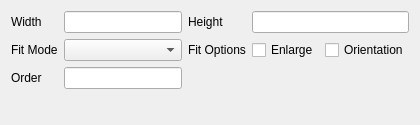
<?xml version="1.0" encoding="UTF-8"?>
<ui version="4.0">
 <class>TemplateModelPropertiesWidget</class>
 <widget class="QWidget" name="TemplateModelPropertiesWidget">
  <property name="geometry">
   <rect>
    <x>0</x>
    <y>0</y>
    <width>420</width>
    <height>125</height>
   </rect>
  </property>
  <property name="windowTitle">
   <string>Form</string>
  </property>
  <layout class="QGridLayout" name="gridLayout_2">
   <item row="0" column="0">
    <layout class="QGridLayout" name="gridLayout">
     <item row="0" column="0">
      <widget class="QLabel" name="label">
       <property name="text">
        <string>Width</string>
       </property>
      </widget>
     </item>
     <item row="0" column="1">
      <widget class="QLineEdit" name="widthLineEdit">
       <property name="minimumSize">
        <size>
         <width>0</width>
         <height>0</height>
        </size>
       </property>
      </widget>
     </item>
     <item row="0" column="2">
      <widget class="QLabel" name="label_2">
       <property name="text">
        <string>Height</string>
       </property>
      </widget>
     </item>
     <item row="0" column="3">
      <widget class="QLineEdit" name="heightLineEdit">
       <property name="minimumSize">
        <size>
         <width>0</width>
         <height>0</height>
        </size>
       </property>
      </widget>
     </item>
     <item row="1" column="0">
      <widget class="QLabel" name="label_8">
       <property name="text">
        <string>Fit Mode</string>
       </property>
      </widget>
     </item>
     <item row="1" column="1">
      <widget class="QComboBox" name="fitModeComboBox">
       <property name="minimumSize">
        <size>
         <width>100</width>
         <height>0</height>
        </size>
       </property>
      </widget>
     </item>
     <item row="1" column="2">
      <widget class="QLabel" name="label_4">
       <property name="text">
        <string>Fit Options</string>
       </property>
      </widget>
     </item>
     <item row="1" column="3">
      <layout class="QHBoxLayout" name="horizontalLayout_2">
       <item>
        <widget class="QCheckBox" name="enlargeCheckBox">
         <property name="text">
          <string>Enlarge</string>
         </property>
        </widget>
       </item>
       <item>
        <widget class="QCheckBox" name="respectOrientationCheckBox">
         <property name="text">
          <string>Orientation</string>
         </property>
        </widget>
       </item>
      </layout>
     </item>
     <item row="2" column="0">
      <widget class="QLabel" name="label_9">
       <property name="text">
        <string>Order</string>
       </property>
      </widget>
     </item>
     <item row="2" column="1">
      <widget class="QLineEdit" name="idLineEdit">
       <property name="minimumSize">
        <size>
         <width>0</width>
         <height>0</height>
        </size>
       </property>
       <property name="readOnly">
        <bool>true</bool>
       </property>
      </widget>
     </item>
    </layout>
   </item>
   <item row="1" column="0">
    <spacer name="verticalSpacer">
     <property name="orientation">
      <enum>Qt::Vertical</enum>
     </property>
     <property name="sizeHint" stdset="0">
      <size>
       <width>20</width>
       <height>14</height>
      </size>
     </property>
    </spacer>
   </item>
  </layout>
 </widget>
 <resources/>
 <connections/>
</ui>
